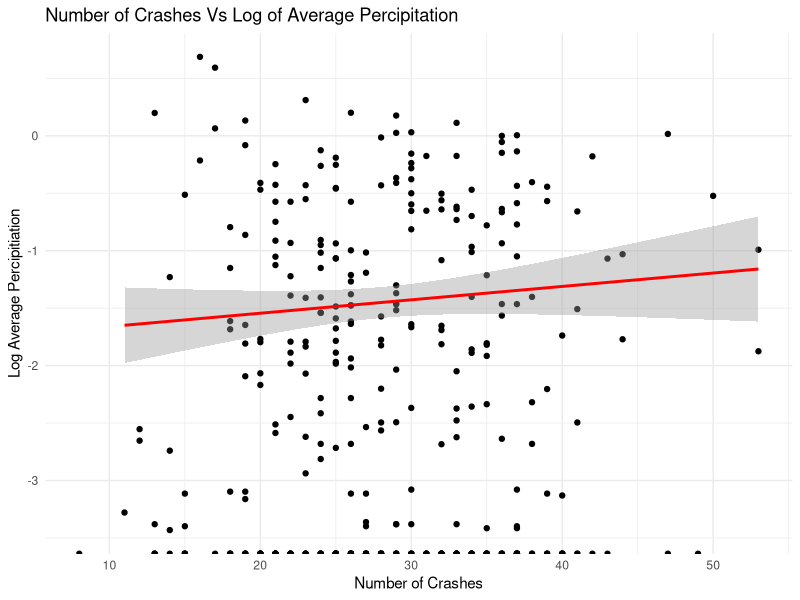
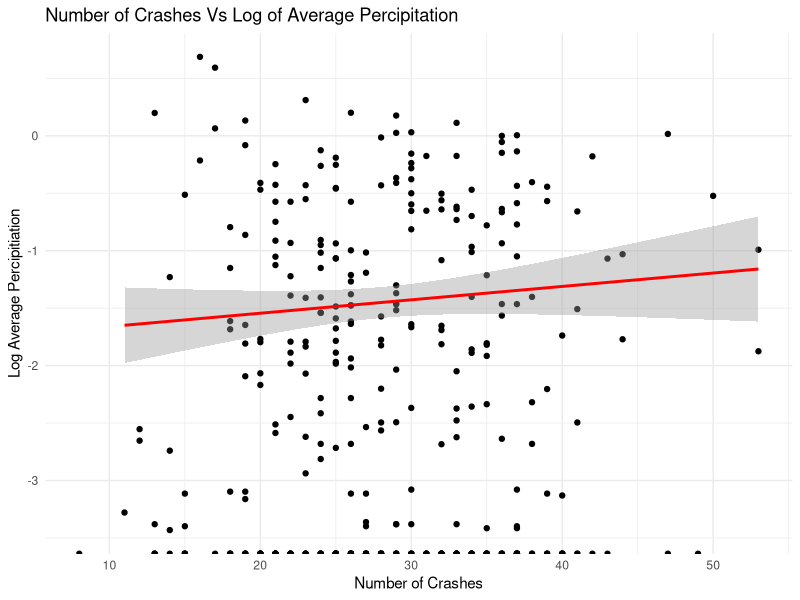

Reproduce these figures in R, in order.
## ---- chunk 1
library(tidyverse)

## ---- chunk 2
#upload crash data then create new dataset which is just the number of crashes for a given day
setwd("~/Data205/Data-205-Capstone-Paul-Hanscom/data/external")
Crash <- read.csv("CleanedCrashData.csv")
Crash_Count <- Crash |>
  count(date, name = "count") 

#upload weather data then create new dataset of daily precipitation averages
setwd("~/Data205/Data-205-Capstone-Paul-Hanscom/data/processed")
Weather <- read.csv("CleanedWeatherData.csv")
Avg_Prcp <- Weather |>
  group_by(date) |>
  summarise(avg_prcp = mean(totalprcp)) |> 
  ungroup()   

#merge two new datasets based on date.
Crash_Prcp <- merge(Crash_Count, Avg_Prcp, by = "date")
## ---- chunk 3
# graph average precipitation vs number of crashes
p1 <- ggplot(Crash_Prcp, aes(x = count,y = log10(avg_prcp)))+
  geom_point()+
  geom_smooth(method = "lm", se = TRUE, color = "red", linetype = "solid")+
  labs(
    title = "Number of Crashes Vs Log of Average Percipitation",
    x = "Number of Crashes",
    y = "Log Average Percipitiation"
  ) +
  theme_minimal()
p1
#save graph to github
setwd("~/Data205/Data-205-Capstone-Paul-Hanscom/analysis/images")
ggsave("AvgPrcp_vs_NumCrashes.png", plot = p1, width = 8, height = 6)
## ---- chunk 4
#Conduct correlation test
result <- cor.test(Crash_Prcp$count, Crash_Prcp$avg_prcp)

print(result)
